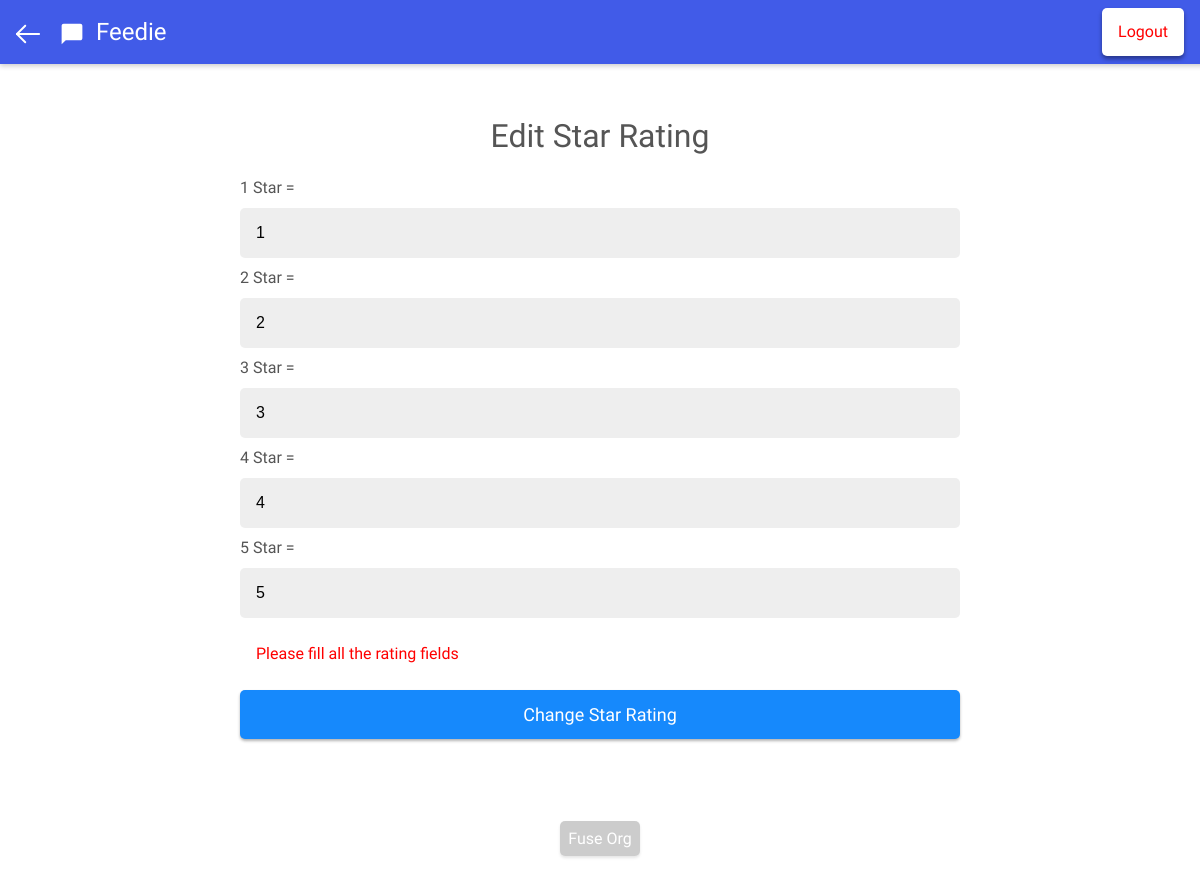
Page /maintainerportal/dashboard/changesr/index.php (signed in) on the committed database.
### tables this page shows
CREATE TABLE `ratings` (
  `r_no` int(1) NOT NULL,
  `r_value` int(2) NOT NULL
);

### maintainerportal/dashboard/changesr/index.php (the view, shortened to what this page needs)
<html>
 <head>
  <link rel="stylesheet" type="text/css" href="../../../css.css">
 </head>
 <body>
  <div class="header">
		<div><a href="../"><img src="../../../images/back.svg" class="home"></a></div>
		<img src="../../../images/logo.svg" class="logo"/>
		<div class="title">Feedie</div>
    <a href="../../?logout=1"><div class="logout">Logout</div></a>
  </div>
  <div class="wrapper">
  <div class="container">
    <form class="myform" action="" method="post">
		<div class="heading">Edit Star Rating</div>
    <?php
        include('../../../db_config.php');
        $sql = "SELECT r_value FROM ratings ORDER BY r_no ASC ";
        $result = $conn->query($sql);
        $i = 1;
        if ($result->num_rows > 0){
          while ($row = $result->fetch_assoc()){
    ?>
    <?php echo $i; ?> Star = <input type="text" class="inputvalue" name="r[]" placeholder="<?php echo $i; ?> point" value="<?php echo $row["r_value"]; ++$i; ?>" />
    <?php
         }
        }
    ?>
    <div class="phpr" style="color:red">
    <label>
    <?php
      if ( !empty($_POST) ) {
        echo "Ratings updated";
      }
      else{
        echo "Please fill all the rating fields";
      }
    ?>
    </label>
    </div>
    <button class="button">Change Star Rating</button>
    </form>
  </div>
  </div>
  <footer><a href="https://fuse-org.firebaseapp.com" class="link" target="_blank">Fuse Org</a></footer>
 </body>
</html>

### css.css (style rules this page uses)
body { margin: 0; padding: 0; font-family: 'Product Sans', 'Roboto', 'Noto', sans-serif; font-size: 16px; line-height: 1.5; color: #555; text-rendering: optimizeLegibility; -webkit-font-smoothing: antialiased; font-smoothing: antialiased; -webkit-touch-callout: none; -webkit-user-select: none; -khtml-user-select: none; -moz-user-select: none; -ms-user-select: none; -o-user-select: none; user-select: none; }
* { transition: all .2s; }
a { text-decoration: none; outline: none; color: inherit; }
.header { background-color: #415be8; position: fixed; display: flex; top: 0px; left: 0px; width: 100%; height: 64px; padding: 0 16px; box-shadow: 0 2px 5px rgba(0,0,0,.2); color: #fff; vertical-align: middle; line-height: 64px; }
.home { width: auto; height: 24px; padding: 22px 0; margin-right: 16px; }
.logo { width: auto; height: 32px; padding: 18px 0; margin-right: 8px; }
.title { font-size: 24px; }
.wrapper { min-height: calc(100vh - 152px); display: flex; align-items: center; padding-top: 64px; }
.container { background-color: #fff; display: flex; flex-direction: column; padding: 32px; width: 60%; height: auto; margin: 0 auto; border-radius: 5px; }
.heading { font-size: 32px; text-transform: capitalize; margin: 16px 0; text-align: center; }
.myform { display: flex; flex-direction: column; width: 100%; }
.inputvalue { display: flex; font-size: 16px; widows: 100%; margin: 8px 0; padding: 16px; border: none; background-color: #eee; border-radius: 5px; }
.button { font-family: 'Product Sans', 'Roboto', 'Noto', sans-serif; background-color: #1689fc; text-transform: capitalize; font-weight: 500; box-shadow: 0 2px 3px rgba(0,0,0,.3); border-radius: 5px; color: white; padding: 14px 18px; text-align: center; font-size: 18px; margin: 8px 0; border: 0; cursor: pointer; outline: 0; }
.phpr { color: #415be8; padding: 16px; }
.logout { position: fixed; right: 16px; box-shadow: 0 3px 4px rgba(0,0,0,.4); background-color: white; top: 8px; text-align: center; padding: 12px 16px; line-height: 1.5; border-radius: 5px; text-decoration: none; color: red; }
footer { display: block; padding: 32px 0; font-size: 16px; color: #555; text-align: center; width: 100%; }
a.link { padding: 8px; border-radius: 5px; background-color: rgba(0,0,0,.2); color: #fff; box-shadow: 0 2px 3px rgba(0,0,0,.1); }

### rows in the picture
ratings: r_value "1"
ratings: r_value "2"
ratings: r_value "3"
ratings: r_value "4"
ratings: r_value "5"
